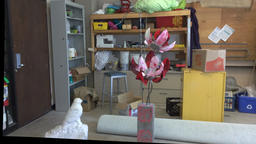
#> input picture data/artroom/im0.png, 256 x 144 px, shrunk from 1920 x 1080 before the run
$ python main.py
#> lines starting #> are read from the running program, lines starting #| are printed output that depends on the picture
### fundamentalMatrix.py
import os
import numpy as np
import cv2 as cv

np.random.seed(12)

import matplotlib.pyplot as plt

#Problem1-----------------------------
class fundamentalMatrix:


    def match_features(self, im1, im2, title):
        #Convert images to gray scale---------------------
        im1_gray = cv.cvtColor(im1, cv.COLOR_BGR2GRAY)
        im2_gray = cv.cvtColor(im2, cv.COLOR_BGR2GRAY)
        #-------------------------------------------------

        #Run SIFT to find features-------------------------------
        sift = cv.SIFT_create()
        kp1, des1 = sift.detectAndCompute(im1_gray, None)
        kp2, des2 = sift.detectAndCompute(im2_gray, None)
        #--------------------------------------------------------------------


        # show key points----------------------------------------------------
        # imgKeyPts = cv.drawKeypoints(
        #     im1_gray, kp1, None, flags=cv.DRAW_MATCHES_FLAGS_DRAW_RICH_KEYPOINTS)
        # cv.imshow(title, imgKeyPts)
        # -----------------------------------------------------

        #Run knn matcher to find the matches----------------------------------------------------
        FLANN_INDEX_KDTREE = 1
        index_params = dict(algorithm=FLANN_INDEX_KDTREE, trees=5)
        search_params = dict(checks=50)   # or pass empty dictionary
        flann = cv.FlannBasedMatcher(index_params, search_params)
        matches = flann.knnMatch(des1, des2, k=2)
        #---------------------------------


        # Keep good matches: calculate distinctive image features
        matchesMask = [[0, 0] for i in range(len(matches))]
        good_matches = []
        leftPts = []
        rightPts = []

        for i, (m, n) in enumerate(matches):
            if m.distance < 0.7*n.distance:
                # Keep this keypoint pair
                matchesMask[i] = [1, 0]
                good_matches.append(m)
                rightPts.append(kp2[m.trainIdx].pt)
                leftPts.append(kp1[m.queryIdx].pt)

        # Draw the keypoint matches between both pictures
        draw_params = dict(matchColor=(0, 255, 0),
                        singlePointColor=(255, 0, 0),
                        matchesMask=matchesMask[300:500],
                        flags=cv.DrawMatchesFlags_DEFAULT)

        imgMatches = cv.drawMatchesKnn(
            im1_gray, kp1, im2_gray, kp2, matches[300:500], None, **draw_params)


        return np.int32(leftPts), np.int32(rightPts), imgMatches


    def find_fundamental_matrix(self, left, right):
        A = []
        #Construct Coefficient matrix
        for i in range(len(left)):
            ul = left[i][0]
            vl = left[i][1]
            ur = right[i][0]
            vr = right[i][1]

            row = [ul*ur, ul*vr, ul, vl*ur, vl*vr, vl, ur, vr, 1]
            # row = [ur*ul, ur*vl, ur, vr*ul, vr*vl, vr, ul, vl, 1]
            A.append(row)

        #Compute fundamental matrix from lowest eigen vector
        [U, S, Vt] = np.linalg.svd(A)

        least_eig = Vt[-1, :]

        F = least_eig.reshape((3,3))


        return F

    def getFundamentalMatrixRansac(self, left, right, error_threshold=0.3):
        left_pts = left
        right_pts = right
        #Find best fundamental matrix through Ransac algorithm-------------------------------------
        max_inlier_count = 0
        best_inlier_indices = []


        #FIND fundamental USING RANSAC----------------------------------------------------------------------------------
        #---------------------------------------------------------------------------
        itr=  0
        while itr<80:
            itr += 1

            #sample points
            #Chosen the value 8 through trial and error and realiability
            random_idx = np.random.choice(len(left_pts), 8)
            sample_left_pts = left_pts[random_idx]
            sample_right_pts = right_pts[random_idx]

            F = self.find_fundamental_matrix(sample_left_pts, sample_right_pts)
            inlier_count = 0
            inlier_indices = []

            #estimate inliers using the computed homography---------
            for i in range(len(left_pts)):
                X = left_pts[i].copy()
                X = X.reshape(3, 1).T

                #make a homogrnous coordinate
                P = right_pts[i].copy()
                P = P.reshape(3, 1)


                #Compute correspondance error
                Xerror =  X @ F @ P

                #count inliers
                if abs(Xerror) < error_threshold:
                    inlier_count +=1
                    inlier_indices.append(i)

            #record highest inliers found so far
            if inlier_count > max_inlier_count:
                max_inlier_count = inlier_count
                best_inlier_indices = inlier_indices.copy()


        # print(f"num_matches = {len(best_inlier_indices)}")
        #compute final homography using the best inliers discovered
        F = self.find_fundamental_matrix(left_pts[best_inlier_indices], right_pts[best_inlier_indices])

        #-------------------------------------------------------------------------------

        return F, left_pts[best_inlier_indices], right_pts[best_inlier_indices]


    def makeRankTwo(self, F):

        [U, S, Vt] = np.linalg.svd(F)
        S[2] = 0
        S = np.diag(S)
        F = U @ S @ Vt

        F = F/F[2,2]

        return F

### drawing.py
import numpy as np
import cv2 as cv

class drawing:

    def drawPoints(self, img, pts):
        for pt in pts:
            cv.circle(img, tuple(pt), 5, (0, 255, 255), -1)

    def drawLines(self, img, lines):
        c= img.shape[1]
        for r in lines:
            if r[1] != 0:
                x0, y0 = map(int, [0, -r[2]/r[1]])
                x1, y1 = map(int, [c, -(r[2]+r[0]*c)/r[1]])
                cv.line(img, (x0, y0), (x1, y1), (255, 255, 0), 1)

    def resizeImg(self, Img, percent):
        scale_percent = percent # percent of original size
        width = int(Img.shape[1] * scale_percent / 100)
        height = int(Img.shape[0] * scale_percent / 100)
        dim = (width, height)

        return cv.resize(Img, dim, interpolation = cv.INTER_AREA)

    #Draw epipolar lines
    def showEpipolarLines(self, imgL, imgR, leftPts, rightPts, F, title):

        random_idx = np.random.choice(len(leftPts), 25)
        pts_left = np.asarray(leftPts[random_idx], dtype=np.int32)
        pts_right = np.asarray(rightPts[random_idx], dtype=np.int32)
        self.drawPoints(imgL, pts_left)
        self.drawPoints(imgR, pts_right)

        #Draw right image epipolar lines
        epilines_right = cv.computeCorrespondEpilines(pts_right.reshape(-1, 1, 2), 2, F)
        epilines_right = epilines_right.reshape(-1, 3)
        self.drawLines(imgL, epilines_right)

        #Draw left image epipolar lines
        epilines_left = cv.computeCorrespondEpilines(pts_left.reshape(-1, 1, 2), 1, F)
        epilines_left = epilines_left.reshape(-1, 3)
        self.drawLines(imgR, epilines_left)

        combined = np.column_stack((imgL, imgR))
        resized = self.resizeImg(combined, 50)
        cv.imshow(title, resized)
        cv.imwrite("./"+title.replace(":","").replace(" ","_")+".jpg", resized)
        return imgL, imgR

    #Show rectified images side-by-side
    def showRectified(self,leftImg, rightImg, title):

        combined = np.column_stack((leftImg, rightImg))

        cv.imshow(title, self.resizeImg(combined, 50))
        cv.imwrite("./"+title.replace(":","").replace(" ","_")+".jpg", combined)
        return leftImg, rightImg

    #Show heat map of the given image
    def showHeatMap(self, array, title):
        array = cv.applyColorMap(array, cv.COLORMAP_JET)
        cv.imshow(title,array)
        cv.imwrite("./"+title.replace(":","").replace(" ","_")+".jpg", array)
        return array

    #Show image at a given scale
    def showImage(self, Image, title, percent):
        resized = Image
        if percent < 100:
            resized = self.resizeImg(Image, percent)
        cv.imshow(title, resized)
        cv.imwrite("./"+title.replace(":","").replace(" ","_")+".jpg", resized)

### normalization.py
import numpy as np

class normalization:


    #Computes nomalization matrices for given set of poitns
    def getNormalizationMatrix(self, points):

        x_mean = np.mean(points[:,0])
        y_mean = np.mean(points[:,1])

        x_std = np.std(points[:,0])
        y_std = np.std(points[:,1])

        Sx = 1/x_std
        Sy = 1/y_std

        dx = - Sx * x_mean
        dy = - Sy * y_mean


        T =  np.array([
            [Sx, 0, dx],
            [0, Sy, dy],
            [0,  0,  1]
        ])

        return T


    def __init__(self, leftPts, rightPts) -> None:

        self.Tleft  = self.getNormalizationMatrix(leftPts)
        self.Tright = self.getNormalizationMatrix(rightPts)

    #Normalize the poitns in homogenous coordinates
    def normalizeHomogenous(self, leftPts,rightPts):
        left_hom_pts = np.column_stack((leftPts, np.ones((leftPts.shape[0],1))))
        right_hom_pts = np.column_stack((rightPts, np.ones((rightPts.shape[0],1))))

        norm_leftPts =  ( self.Tleft  @ left_hom_pts.T  ).T
        norm_rightPts = ( self.Tright @ right_hom_pts.T ).T


        return norm_leftPts, norm_rightPts

    #Revert the normalized points back to image coordinates
    def unnormalizeHomogenous(self, leftPts, rightPts):

        leftPts = (np.linalg.inv(self.Tleft) @ leftPts.T).T
        rightPts = (np.linalg.inv(self.Tright) @ rightPts.T).T

        leftPts  = leftPts[:, :2]
        rightPts = rightPts[:, :2]

        return leftPts, rightPts

    #Convert fundamental matrix computed from normalized points back to image coordinates
    def unnormalizeFundamentalMatrix(self, F):
        return self.Tright.T @ F @ self.Tleft

### essentialMatrix.py
import numpy as np
import cv2 as cv


class essentialMatrix:

    #Compute essential matrix
    # E = trans(Kl) * E * Kr
    def getEssentialMatrix(self, F, calibrationParameters):
        E = calibrationParameters.K_left.T @ F @ calibrationParameters.K_right
        return np.around(E, 6)


    #Decomposes given essential matrix into all possible mathematica solutions for rotation and translation matrices
    def getCameraPoses(self, E):
        [U, S, Vt] = np.linalg.svd(E)

        W = np.array([
            [0, -1, 0],[1, 0, 0],[0, 0, 1]
        ])

        #Compute tralation vectors
        C1 = U[:,2]; C2 = -U[:,2]; C3 = U[:,2]; C4 = -U[:,2]

        #Compute rotation matrices
        R1 = U @ W @ Vt; R2 = U @ W @ Vt
        R3 = U @ W.T @ Vt; R4 = U @ W.T @ Vt

        return C1, C2, C3, C4, R1, R2, R3, R4

### rectification.py
import numpy as np
import cv2 as cv

class rectification:

    #Fidn homography matrices for left and right images
    def getRectificationMatrices(self, leftPath, rightPath, leftPts, rightPts, F):
        leftImg = cv.imread(leftPath)
        rightImg = cv.imread(rightPath)

        h1, w1,_ = leftImg.shape
        h2, w2,_ = rightImg.shape
        status, HLeft, HRight = cv.stereoRectifyUncalibrated(
            np.float32(leftPts), np.float32(rightPts), F, imgSize=(w1, h1))
        print(f"Rectification status : {status}")
        HLeft = HLeft/HLeft[2,2]
        HRight = HRight/HRight[2,2]
        return HLeft, HRight

    #REctify given images
    def rectifyImages(self, leftImg, rightImg, HLeft, HRight):

        h1, w1,_  = leftImg.shape
        h2, w2,_ = rightImg.shape
        leftImg_rectified = cv.warpPerspective(leftImg, HLeft, (w1, h1))
        rightImg_rectified = cv.warpPerspective(rightImg, HRight, (w2, h2))

        return leftImg_rectified, rightImg_rectified

### disparity.py
from tqdm import tqdm
import numpy as np
import cv2 as cv
from PIL import Image

class disparity:

    def __init__(self, window, range) -> None:
        #Kernel size
        self.WINDOW = window

        #search range
        self.RANGE = range

    #Computes disparity for a given pair of rectified images
    def compute_disparity_map(self, left_img, right_img):
        left = np.asarray(Image.fromarray(left_img).convert('L'))
        right = np.asarray(Image.fromarray(right_img).convert('L'))

        w, h = left_img.shape[1],  left_img.shape[0]

        depth = np.zeros((w, h), np.uint8)
        depth.shape = h, w

        Bound = int(self.WINDOW / 2)

        #loop over each row
        for row in tqdm(range(Bound, h - Bound)):

            #loop over each pixel in the row
            for col in range(Bound, w - Bound):
                best_cell = 0
                prev_error = 65534

                #look for matches around a given range my moving the kernel
                for offset in range(self.RANGE):
                    ssd_error = 0

                    #compute error using the kernel at a given offset
                    for v in range(-Bound, Bound):
                        for u in range(-Bound, Bound):
                            dist = int(left[row+v, col+u]) - int(right[row+v, (col+u) - offset])
                            ssd_error += dist * dist

                    #save best match
                    if ssd_error < prev_error:
                        prev_error = ssd_error
                        best_cell = offset

                #Compute disparity map
                depth[row, col] = best_cell

        return depth


### depth.py
import numpy as np
import cv2 as cv

class depth:

    #Computes depth for a given disparity map and camera calibration parameters
    # Depth = baseline * focal / disparity
    def computeDepth(self, disparityArray, calibrationParams):

        one_by_disparity = 1/disparityArray
        depth = (calibrationParams.baseline*calibrationParams.focal)*one_by_disparity

        return depth

### main.py
import os

from drawing import *
from fundamentalMatrix import *
from essentialMatrix import *
from rectification import *
from calibrationParameters import *
from normalization import *
from disparity import *
from depth import *

np.set_printoptions(suppress = True)

if __name__ == "__main__":

    #Load image paths
    artroom_left = os.path.join(os.path.dirname(os.path.abspath(__file__)), "data" ,"artroom" ,"im0.png")
    artroom_right = os.path.join(os.path.dirname(os.path.abspath(__file__)), "data" ,"artroom" ,"im1.png")

    chess_left = os.path.join(os.path.dirname(os.path.abspath(__file__)), "data" ,"chess" ,"im0.png")
    chess_right = os.path.join(os.path.dirname(os.path.abspath(__file__)), "data" ,"chess" ,"im1.png")

    ladder_left = os.path.join(os.path.dirname(os.path.abspath(__file__)), "data" ,"ladder" ,"im0.png")
    ladder_right = os.path.join(os.path.dirname(os.path.abspath(__file__)), "data" ,"ladder" ,"im1.png")


    #Create objects for each functionality
    _drawing = drawing()
    _fundamentalMatrix = fundamentalMatrix()
    _essentialMatrix = essentialMatrix()
    _rectification = rectification()


    #Create Image sets to loop over
    ImageSets = {}
    ImageSets["ArtROOM"] = (artroom_left, artroom_right)
    ImageSets["Chess"] = (chess_left, chess_right)
    ImageSets["Ladder"] = (ladder_left, ladder_right)

    #Dictionary of RANSAC Thresholds for each image set
    RANSACThreshold = {}
    RANSACThreshold["ArtROOM"] = 0.003
    RANSACThreshold["Chess"] = 0.08
    RANSACThreshold["Ladder"] = 0.03

    #Dictionary of Calibration Parameters for each Iamge set
    CalibrationParameters = {}
    CalibrationParameters["ArtROOM"] = calibrationParameters_artroom
    CalibrationParameters["Chess"] = calibrationParameters_chess
    CalibrationParameters["Ladder"] = calibrationParameters_ladder

    #Loop over each image set
    for key in ImageSets:
        left_path = ImageSets[key][0]
        right_path = ImageSets[key][1]
        imgLeft = cv.imread(left_path)
#> imgLeft is the input picture: shape (144, 256, 3); mean B, G, R 93.5, 102.7, 110.3
        imgRight = cv.imread(right_path)
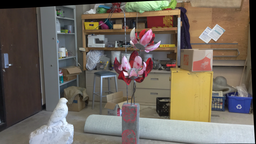
#> input picture data/artroom/im1.png, 256 x 144 px, shrunk from 1920 x 1080 before the run
#> imgRight is the input picture: shape (144, 256, 3); mean B, G, R 94.8, 104.8, 113.5


        #Match features-------------------------------------------------------------------------------------------------
        leftPts, rightPts, imgMatches = _fundamentalMatrix.match_features(imgLeft, imgRight, f"SIFT Features : {key}")
#> in match_features, `im1_gray = cv.cvtColor(im1, cv.COLOR_BGR2GRAY)`:
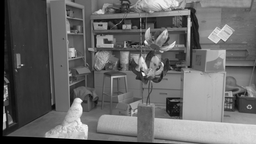
#> im1_gray: shape (144, 256); min 0, max 255, mean 103.9
#> in match_features, `im2_gray = cv.cvtColor(im2, cv.COLOR_BGR2GRAY)`:
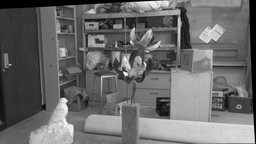
#> im2_gray: shape (144, 256); min 0, max 255, mean 106.3
#> in match_features, `kp1, des1 = sift.detectAndCompute(im1_gray, None)`: kp1 = 297 keypoints; strongest (x, y, size): (143, 74, 2), (4, 119, 2.5), (145, 42, 1.9), (4, 127, 2.6)
#> in match_features, `kp2, des2 = sift.detectAndCompute(im2_gray, None)`: kp2 = 273 keypoints; strongest (x, y, size): (125, 74, 2.5), (179, 19, 2.4), (163, 109, 12), (64, 100, 3.8)
#> in match_features, `matches = flann.knnMatch(des1, des2, k=2)`: matches = 297 matches
#> in match_features, `matchesMask = [[0, 0] for i in range(len(matches))]`: matchesMask = 297 pairs, first value 0 to 0, second value 0 to 0
#> after the loop in match_features, `for i, (m, n) in enumerate(matches):`: good_matches = 114 matches; leftPts = 114 pairs, first value 47.57 to 246.4, second value 3.22 to 127; matchesMask = 297 pairs, first value 0 to 1, second value 0 to 0; rightPts = 114 pairs, first value 35.48 to 236.8, second value 2.69 to 126.9
#> in match_features, `draw_params = dict(matchColor=(0, 255, 0), singlePointColor=(255, 0, 0..`: draw_params = {'matchColor': (0, 255, 0), 'singlePointColor': (255, 0, 0), 'matchesMask': [], 'flags': 0}
#> in match_features, `imgMatches = cv.drawMatchesKnn( im1_gray, kp1, im2_gray, kp2, matches[..`:
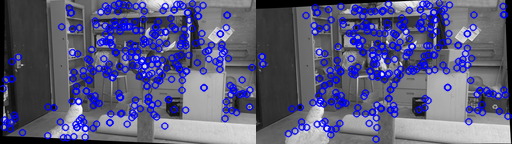
#> imgMatches: shape (144, 512, 3); mean of channels 0, 1, 2 125.9, 90.4, 90.4; drawn as B, G, R
#> leftPts = 114 pairs, first value 47 to 246, second value 3 to 127; rightPts = 114 pairs, first value 35 to 236, second value 2 to 126
        _drawing.showImage(imgMatches, f"Feature matches : {key}", 50)
#> in resizeImg, `return cv.resize(Img, dim, interpolation = cv.INTER_AREA)`:
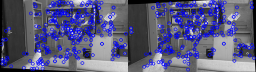
#> returned value: shape (72, 256, 3); mean of channels 0, 1, 2 126, 90.5, 90.5; drawn as B, G, R
        #---------------------------------------------------------------------------------------------------------------

        #Normalize points-----------------------------------------------------------------------------------------------
        _normalization = normalization(leftPts, rightPts)
#> in getNormalizationMatrix, `x_mean = np.mean(points[:,0])`: x_mean = 150.9
#> in getNormalizationMatrix, `y_mean = np.mean(points[:,1])`: y_mean = 59.54
#> (the rest of the program and of its run is left out)
